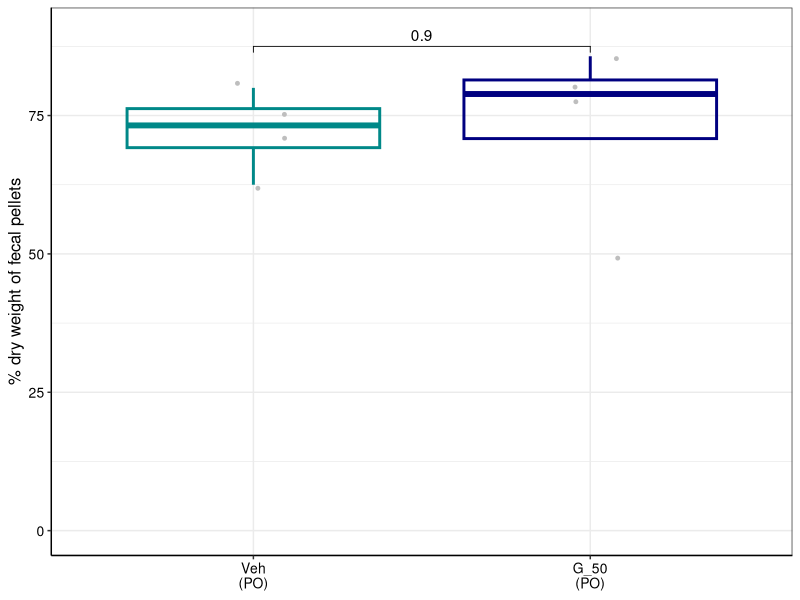
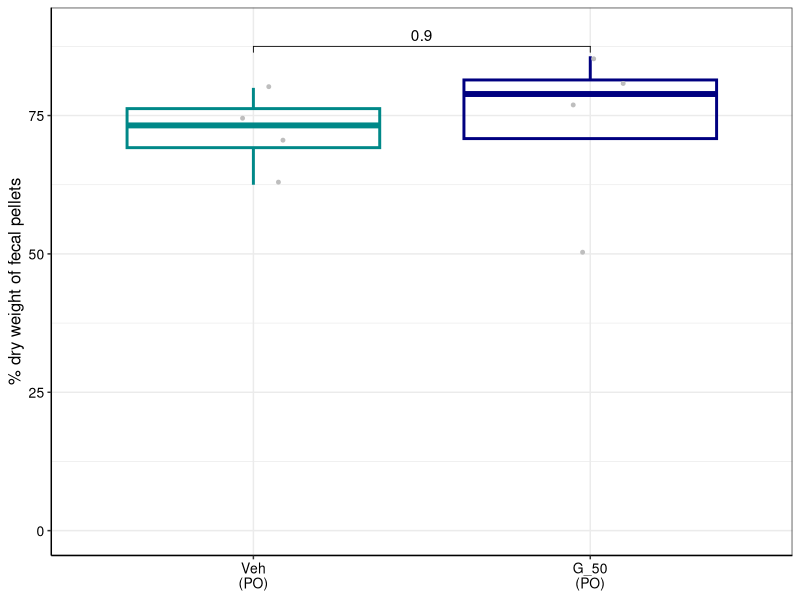

The R script that drew these images, in order:
## ---- chunk 1
library(dplyr)
library(ggplot2)
library(readxl)
library(ggpubr)
## ---- chunk 2
dryweight <- read_excel("Female cohort - PO/Data to plot - female cohort.xlsx", sheet = "% dry weight")
dryweight$`Mouse group` <- ifelse(dryweight$`Mouse group` == 'Veh (PO)', 'Veh\n(PO)', 'G_50\n(PO)')
dryweight$`Mouse group` <- factor(dryweight$`Mouse group`,
                                levels = c('Veh\n(PO)',
                                           'G_50\n(PO)'))

dryweight <- dplyr::rename(dryweight, pc_dry_weight=`% dry weight`)
## ---- chunk 3
ggplot(dryweight, aes(x = `Mouse group`, y = pc_dry_weight)) +
  geom_boxplot(aes(color = `Mouse group`), fill = NA, outlier.shape = NA, linewidth = 1) +
  geom_point(color = "grey", position = position_jitter(width = 0.1), size = 1) +
  scale_color_manual(values = c("Veh\n(PO)" = "#008888", "G_50\n(PO)" = "#000080")) +
  stat_compare_means(
    method = "t.test",
    label = "p.format",
    comparisons = list(c("Veh\n(PO)", "G_50\n(PO)")),
    hide.ns = FALSE
  ) +
  theme_bw() +
  theme(
    legend.position = "none",
    axis.line = element_line(color = "black"),
    axis.text.y = element_text(size = 10, color = "black"),
    axis.text.x = element_text(size = 10, color = "black"),
    axis.title.y = element_text(size = 12, color = "black"),
    axis.title.x = element_blank()
  ) +
  labs(y = "% dry weight of fecal pellets") + ylim(0,90)

ggsave("Female cohort - PO/dry_weight.pdf", width = 3, height = 3)
## ---- chunk 4
print(t.test(
  dplyr::filter(dryweight, `Mouse group` == 'Veh\n(PO)')$pc_dry_weight,
  dplyr::filter(dryweight, `Mouse group` == 'G_50\n(PO)')$pc_dry_weight
))
